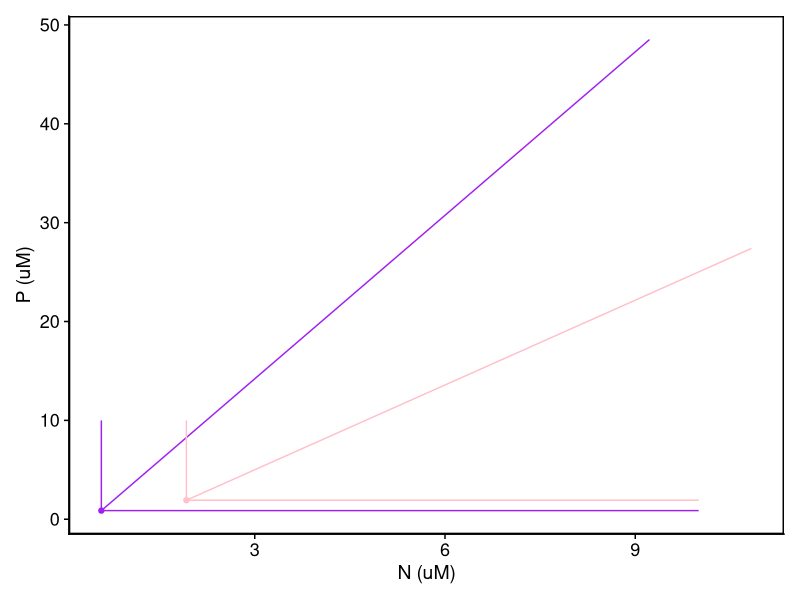
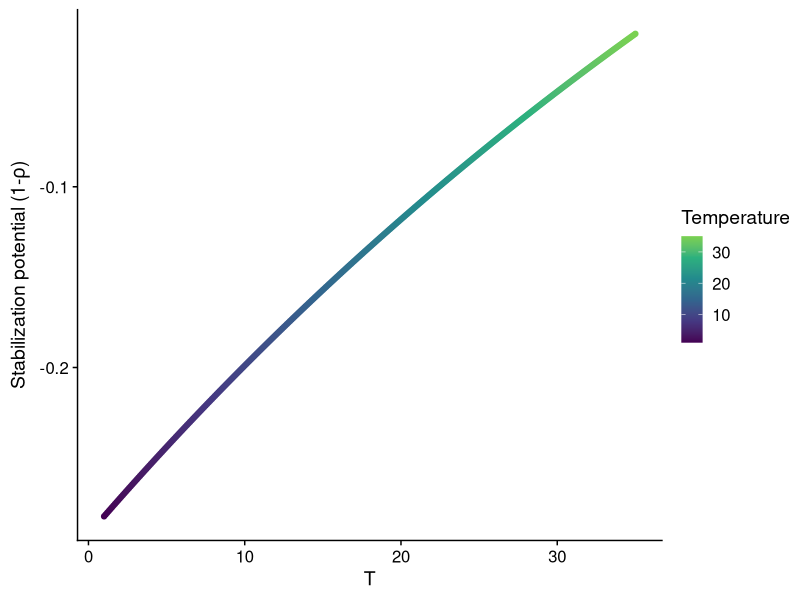
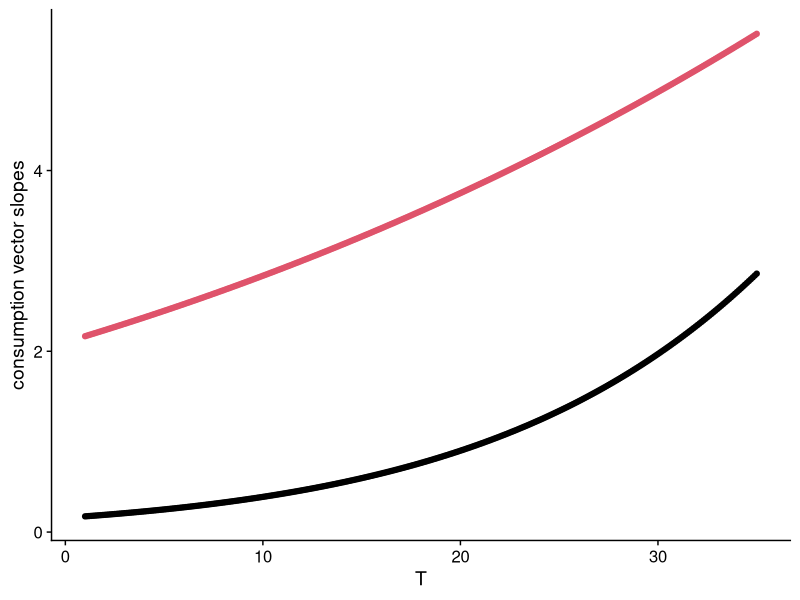
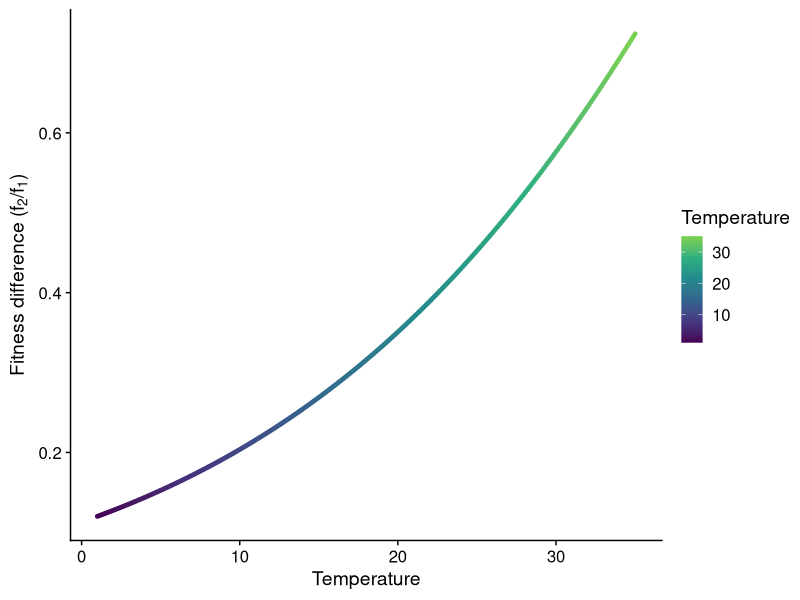
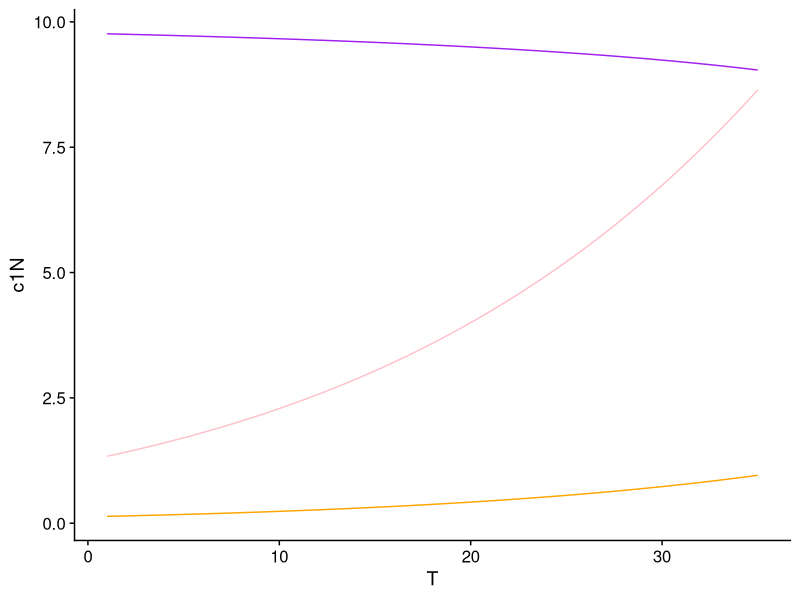

Reproduce these figures in R, in order. (Note: this script raises an error after producing the figures.)

library(tidyverse)
library(cowplot)
theme_set(theme_cowplot())
all_rstars <- read_csv("data/all-rstars.csv")

library(patchwork)

#### goal here is to find the alphas depending on what zone we are in

### We use Arrhenius function to model the temperature dependence
arrhenius_function <- function(Temp, E, b1, ref_temp = 20) {
	k<-8.62e-05 #Boltzmann's constant
	E <- E # 0.6 # activation energy (eV)
	T<-Temp+273.15 #range of temp in K
	Tc <- ref_temp+273.15 #reference temperature
	
	metabolism<-(b1*exp(1)^(E*(1/(k*Tc)-1/(k*T))))
	return(metabolism)
}

T <- 30

# temp_dependences_MacArthur <- function(T = 25, r_Ea = 0.6, c_Ea = 0.6, K_Ea = 0, v_Ea = 0.0, m_Ea = 0.2, ref_temp2 = 0)


# mutate(denom = a1N*a2P - 30) %>% ### this needs to get smaller
# 	mutate(numer = a1P*a2N + 30) %>% ### this needs to get bigger

# a1P <- c1P / (D * (SP - R1P))
# a1N <- c2P / (D * (SP - R1P)) ## this
# a2P <- c1N / (D * (SN - R2N))
# a2N <- c2N / (D * (SN - R2N))

# sqrt((a1P*a1N)/(a2N*a2P)) this needs to get smaller

T <- 10

find_alphas <- function(T, r1_Ea = 0, r2_Ea = 0, c_Ea_1P = 0.6, c_Ea_1N = 0.4, c_Ea_2P = 0.9, c_Ea_2N = 0.3, k_Ea = 0, m_Ea1 = 0.2, m_Ea2 = 0.2, ref_temp = 20){

	c1P_b <- 15
	c2P_b <- 4.5 ## slope for species 2 is  0.35
	c1N_b <- 4
	c2N_b <- 5 ### slope for species 1 is 0.63 (used to be 13)
	

	k1N_b <- 1
	k2N_b <- 2
	k1P_b <- 1.5
	k2P_b <- 2
	
	D <- 0.5
	
	SN <- 20
	SP <- 100

	
	r1_b <- 2
	r2_b <- 1.5

	m1_b <- 0.5
	m2_b <- 0.5
	
	c1P = arrhenius_function(Temp = T, E = c_Ea_1P, b1 = c1P_b)
	c1N = arrhenius_function(Temp = T, E = c_Ea_1N, b1 = c1N_b)
	c2P = arrhenius_function(Temp = T, E = c_Ea_2P, b1 = c2P_b)
	c2N = arrhenius_function(Temp = T, E = c_Ea_2N, b1 = c2N_b) ### cij = per capita consumption of comsumer i on resource j
	
	k1N = arrhenius_function(Temp = T, E = k_Ea, b1 = k1N_b)
	k2P = arrhenius_function(Temp = T, E = k_Ea, b1= k2P_b) #half saturation constant for N resource consumption
	k1P = arrhenius_function(Temp = T, E = k_Ea, b1 = k1P_b)
	k2N = arrhenius_function(Temp = T, E = k_Ea, b1= k2N_b)
	
	r1 = arrhenius_function(Temp = T, E = r1_Ea, b1 = r1_b)
	r2 = arrhenius_function(Temp = T, E = r2_Ea, b1= r2_b) #population growth rates
	m1 = arrhenius_function(Temp = T, E = m_Ea1, b1 = m1_b)
	m2 = arrhenius_function(Temp = T, E = m_Ea2, b1 = m2_b) # mortality rates
	
	R1N <- (m1 * k1N)/ (r1 - m1)
	R1P <- (m1 * k1P)/ (r1 - m1)
	R2P <- (m2 * k2P)/ (r2 - m2)
	R2N <- (m2 * k2N)/ (r2 - m2)
	
	cons_vec1_intercept <- max(R1P, R2P) -(c1P/c1N)*max(R1N, R2N)
	cons_vec2_intercept <- max(R1P, R2P) -(c2P/c2N)*max(R1N, R2N)
	supply_vec <- SP/SN
	
	cons_vec1_fun <- function(x){
		y <- (c1P/c1N)*x + cons_vec1_intercept
		return(y)
	}
	
	cons_vec2_fun <- function(x){
		y <- (c2P/c2N)*x + cons_vec2_intercept
		return(y)
	}
	
	supply_vec_fun <- function(x){
		y <- (SP/SN)*x
		return(y)
	}
	
	zone_middle <- cons_vec2_fun(SN) <= supply_vec_fun(SN) & supply_vec_fun(SN) <= cons_vec1_fun(SN) | cons_vec1_fun(SN) <= supply_vec_fun(SN) & supply_vec_fun(SN) <= cons_vec2_fun(SN)
	zone_bottom <- cons_vec2_fun(SN) >= supply_vec_fun(SN) & supply_vec_fun(SN) <= cons_vec1_fun(SN)
	zone_top <- cons_vec2_fun(SN) <= supply_vec_fun(SN) & supply_vec_fun(SN) >= cons_vec1_fun(SN)
	
	zones <- c("zone_middle", "zone_bottom", "zone_top")
	zone <- zones[c(zone_middle, zone_bottom, zone_top)]
	zone <- "zone_middle" ## P is resource 1, N is resource 2
	alphas <- function(zone) {
		if (zone == "zone_middle") {
			a1P <- c1P / (D * (SP - R1P))
			a1N <- c2P / (D * (SP - R1P))
			a2P <- c1N / (D * (SN - R2N))
			a2N <- c2N / (D * (SN - R2N))
		} else if (zone == "zone_top") {
			a1P <- c1N / (D * (SN - R1N))
			a1N <- c2N / (D * (SN - R1N))
			a2P <- c1N / (D * (SN - R2N))
			a2N <- c2N / (D * (SN - R2N))
		} else if (zone == "zone_bottom") {
			a1P <- c1P / (D * (SP - R1P))
			a1N <- c2P / (D * (SP - R1P))
			a2P <- c1P / (D * (SP - R2P))
			a2N <- c2P / (D * (SP - R2P))
		}
		alphas1 <- data.frame(a1P = a1P, a1N = a1N, a2P = a2P, a2N = a2N)
		return(alphas1)
	}
	
	alphas_calc <- alphas(zone)
	r_s <- data.frame(r1 = r1, r2 = r2)
	comps <- data.frame(D = D, zone = zone)
	
	
	
	rho <- sqrt((alphas_calc$a1P*alphas_calc$a2N)/(alphas_calc$a1P*alphas_calc$a2P)) #niche overlap
	stabil_potential <- 1 - rho #stabilizing potential
	fit_ratio <- sqrt((alphas_calc$a1P*alphas_calc$a1N)/(alphas_calc$a2N*alphas_calc$a2P)) #fitness ratio 
	coexist <- rho < fit_ratio &  fit_ratio < 1/rho
	
	
	rs <- data.frame(R1N = R1N, R1P = R1P, R2N = R2N, R2P= R2P,
			   K1 = (r1)/alphas_calc$a1P, K2 = (r2)/alphas_calc$a2N, T = T, m1 = m1, m2 = m2, c1P = c1P,
					 c1N = c1N,
			   c2P = c2P, c2N = c2N, stabil_potential = stabil_potential,
			   fit_ratio = fit_ratio, rho = rho, coexist = coexist,
				a1P = alphas_calc$a1P, a1N = alphas_calc$a1N,
				a2P = alphas_calc$a2P, a2N = alphas_calc$a2N)
	
	alphas_calc2 <- bind_cols(r_s, comps, rs)
	return(alphas_calc2)
}



#### ok let's draw the parameter values as a function of temperature




temps <- seq(1,35, by = 0.1)
results_1 <- temps %>% 
	map_df(find_alphas) %>% 
	mutate(vec_slope1 = c1P/c1N) %>% 
	mutate(vec_slope2 = c2P/c2N)


results_1 %>% 
	filter(T %in% c(35)) %>% 
	ggplot(aes(x = R1N, y = R1P)) + geom_point(color = "purple") +
	geom_segment(aes(x = R1N, y = R1P, xend = R1N + c1N, yend = R1P + c1P),
				 size = 0.5, linetype = 1, alpha = 1, color = "purple") +
	geom_segment(aes(x = R1N, y = R1P, xend = R1N, yend = 10),
				 size = 0.5, linetype = 1, alpha = 1, color = "purple") +
	geom_segment(aes(x = R1N, y = R1P, xend = 10, yend = R1P),
				 size = 0.5, linetype = 1, alpha = 1, color = "purple") +
	geom_point(aes(x = R2N, y = R2P), color = "pink") +
	geom_segment(aes(x = R2N, y = R2P, xend = R2N + c2N, yend = R2P + c2P),
				 size = 0.5, linetype = 1, alpha = 1, color = "pink") +
	geom_segment(aes(x = R2N, y = R2P, xend = R2N, yend = 10),
				 size = 0.5, linetype = 1, alpha = 1, color = "pink") +
	geom_segment(aes(x = R2N, y = R2P, xend = 10, yend = R2P),
				 size = 0.5, linetype = 1, alpha = 1, color = "pink") +
	ylab("P (uM)") + xlab("N (uM)") +
	coord_cartesian() +
	theme( 
		plot.margin = unit(c(0.8,0.8,0.8,0.8), "lines"),
		axis.text = element_text(size=13),
		axis.title=element_text(size=14)) +
	panel_border(colour = "black") 



results1 <- results_1 %>% 
	select(T, everything(), -zone) %>% 
	gather(key = parameter, value = value, 2:26)

results_1 %>% 
	mutate(one_rho = 1/rho) %>% 
	ggplot(aes(x = T, y = round(stabil_potential, digits = 10), color = T)) + geom_point() +
	ylab(expression(paste("Stabilization potential (1-", rho, ")"))) +
	scale_color_viridis_c("Temperature", end = 0.8) 

results_1 %>% 
	mutate(one_rho = 1/rho) %>% 
	ggplot(aes(x = T, y = vec_slope2, digits = 10), color = T) + geom_point() +
	geom_point(aes(x = T, y = vec_slope1), color = T) +
	ylab("consumption vector slopes") +
	scale_color_viridis_c("Temperature", end = 0.8) 

results_1 %>%
	rename(Temperature = T) %>% 
	# filter(coexist == "FALSE") %>% 
	ggplot(aes(x = Temperature, y = fit_ratio, color = Temperature)) + geom_point(size = 1) +
	ylab(expression(paste("Fitness difference (", f[2], "/", f[1], ")"))) + 
	scale_color_viridis_c("Temperature", end = 0.8) 



# check out what’s going on here ------------------------------------------
# rho <- sqrt((alphas_calc$a1N*alphas_calc$a2P)/(alphas_calc$a1P*alphas_calc$a2N)) #niche overlap
# stabil_potential <- 1 - rho #stabilizing potential
# fit_ratio <- sqrt((a1P*a1N)/(a2N*a2P)) #fitness ratio 
# coexist <- rho < fit_ratio &  fit_ratio < 1/rho
# a2P <- c1N / (D * (SN - R2N))
# a2N <- c2N / (D * (SN - R2N))


results_1 %>% 
	mutate(denom = (D * (20 - R2N))) %>%
	mutate(alpha2P = c1N / (D * (20 - R2N))) %>%
	# filter(abs(denom) > 0.5) %>% 
	ggplot() +
	# # geom_line(aes(x = T, y = a1P), color = "green") +
	# # geom_line(aes(x = T, y = a1N), color = "orange") +
	# geom_point(aes(x = T, y = a2P), color = "pink") +
	# geom_line(aes(x = T, y = R2N), color = "blue") +
	geom_line(aes(x = T, y = c1N), color = "pink") +
	geom_line(aes(x = T, y = alpha2P), color = "orange") +
	geom_line(aes(x = T, y = denom), color = "purple") 
# geom_point(aes(x = T, y = thing), color = "grey") +
# geom_line(aes(x = T, y = a2N), color = "blue") +
# geom_line(aes(x = T, y = R2N), color = "blue")

# R2N <- (m2 * k2N)/ (r2 - m2)


results1 <- results_1 %>% 
	mutate(r2_m2 = r2-m2) %>% 
	mutate(m2k2N = m2*k2N) %>% 
	mutate(r2n = (m2 * k2N)/ (r2 - m2)) %>% 
	mutate(fit_numer_a1Pxa1N = a1P*a1N) %>% 
	mutate(fit_denom_a2Nxa2P = a2N*a2P) %>% 
	select(T, everything(), -zone) %>% 
	gather(key = parameter, value = value, 2:31)

results1 %>% 
	# filter(parameter %in% c("r2_m2", "m2k2N")) %>% 
	filter(parameter %in% c("vec_slope1", "vec_slope2", "fit_ratio", "fit_numer_a1Pxa1N","fit_denom_a2Nxa2P", "a1P", "a1N", "a2P", "a2N", "R2N", "c1N", "m2", "k2N", "r2", "r2_m2", "k2N", "m2k2N", "c2N")) %>% 
	ggplot(aes(x = T, y = value, col = parameter)) +
	geom_line() +
	xlab("Temperature") +
	ylab(label = "Parameter value") + 
	geom_hline(yintercept = 0) +
	theme(legend.position = "bottom") +
	facet_wrap( ~ parameter, scales = "free")
ggsave("figures/tilman-parms-under.png", width = 12, height = 10)



results1 %>% 
	# filter(parameter %in% c("r2_m2", "m2k2N")) %>% 
	filter(parameter %in% c("fit_ratio")) %>% 
	ggplot(aes(x = T, y = value, col = parameter)) +
	geom_line() +
	xlab("Temperature") +
	ylab(label = "Parameter value") + 
	geom_hline(yintercept = 0) +
	theme(legend.position = "bottom") +
	geom_vline(xintercept = 33.9) +
	facet_wrap( ~ parameter, scales = "free", ncol = 1, nrow = 3)


results_wide <- results_1 %>% 
	mutate(r2_m2 = r2-m2) %>% 
	mutate(m2k2N = m2*k2N) %>% 
	mutate(r2n = (m2 * k2N)/ (r2 - m2)) %>% 
	mutate(fit_numer = a1P*a1N) %>% 
	mutate(fit_denom = a2N*a2P) %>% 
	mutate(fit_rat = fit_numer / fit_denom) 
	
ggplot() +
	geom_line(aes(x = T, y = fit_numer), data = results_wide, color = "pink") +
	geom_line(aes(x = T, y = fit_denom), data = results_wide, color = "blue") +
	geom_line(aes(x = T, y = fit_rat), data = results_wide, color = "green") 

ggplot() +
	geom_line(aes(x = T, y = fit_ratio), data = results_wide, color = "orange") +
	geom_vline(xintercept = 31.7)
	 
	



panel.a = 
	ggplot(filter(results1,  parameter %in% c("c1N", "c2N", "c1P", "c2P")), 
		   aes(x = T, y = value, col = parameter)) +
	geom_point() +
	xlab("Temperature") +
	ylab(label = "Parameter value") + 
	ggtitle("(a) c_Ea_1P = 0.6, c_Ea_1N = 0.4, c_Ea_2P =0.9, c_Ea_2N = 0.1") +
	theme(legend.position = "bottom")

panel.ab = 
	ggplot(filter(results1,  parameter %in% c("vec_slope1", "vec_slope2")), 
		   aes(x = T, y = value, col = parameter)) +
	geom_point() +
	xlab("Temperature") +
	ylab(label = "Parameter value") + 
	ggtitle("") +
	theme(legend.position = "bottom")



panel.b = 
	results_1 %>%
	ggplot(aes(x = T, y = stabil_potential, col = T)) +
	geom_point() +
	scale_color_viridis_c("Temperature", end = 0.8) +
	xlab("Temperature") +
	ylab(expression(paste("Stabilization potential (1-", rho, ")"))) +
	ggtitle("(b)") +
	theme(legend.position = "bottom")



panel.c = 
	results_1 %>%
	ggplot(aes(x = T, y = fit_ratio, col = T)) +
	geom_point() +
	scale_color_viridis_c("Temperature", end = 0.8) +
	xlab("Temperature") +
	ylab(expression(paste("Fitness difference (", f[2], "/", f[1], ")"))) + 
	ggtitle("(c)") +
	theme(legend.position = "bottom")



panel.d = 
results_1 %>%
	ggplot(aes(x = stabil_potential, y = fit_ratio, col = T)) +
	geom_point() +
	geom_ribbon(data = data.frame(x = seq(min(results_1$stabil_potential)*0.99, max(results_1$stabil_potential)*1.01, 0.001)),
				aes(x = x,
					y = NULL, 
					ymin = 1-x,
					ymax = 1/(1-x)),
				fill = "grey", color = "black", alpha = 0.3) +
	geom_hline(yintercept = 1, linetype=5) +
	scale_x_continuous(expand=c(0, 0)) + 
	scale_color_viridis_c("Temperature", end = 0.8) +
	xlab(expression(paste("Stabilization potential (1-", rho, ")"))) +
	ylab(expression(paste("Fitness difference (", f[2], "/", f[1], ")"))) + 
	ggtitle("(d)") +
	theme(legend.position = "bottom")





Plot1 = panel.a + panel.ab + panel.b + panel.c + panel.d + plot_layout(nrow=1)
Plot1
ggsave(file="figures/tilman-scenario-c1g.png", plot=Plot1, device = "png", width=20, height=4)
	


# scenario r --------------------------------------------------------------

arrhenius_function <- function(Temp, E, b1, ref_temp = 10) {
	k<-8.62e-05 #Boltzmann's constant
	E <- E # 0.6 # activation energy (eV)
	T<-Temp+273.15 #range of temp in K
	Tc <- ref_temp+273.15 #reference temperature
	
	metabolism<-(b1*exp(1)^(E*(1/(k*Tc)-1/(k*T))))
	return(metabolism)
}

find_alphas_r <- function(T, r1_Ea = 0.2, r2_Ea = 0.7, c_Ea_1P = 0, c_Ea_1N = 0, c_Ea_2P = 0, c_Ea_2N = 0, k_Ea = 0, m_Ea1 = 0.2, m_Ea2 = 0.2, ref_temp = 20){
	
	c1P_b <- 7
	c2P_b <- 4.5 ## slope for species 2 is 2.5, 
	c1N_b <- 11
	c2N_b <- 13
	
	
	k1N_b <- 1
	k2N_b <- 2
	k1P_b <- 1.5
	k2P_b <- 2
	
	D <- 0.5
	
	SN <- 20
	SP <- 10
	
	
	r1_b <- 2
	r2_b <- 1.5
	
	m1_b <- 0.5
	m2_b <- 0.5
	
	c1P = arrhenius_function(Temp = T, E = c_Ea_1P, b1 = c1P_b)
	c1N = arrhenius_function(Temp = T, E = c_Ea_1N, b1 = c1N_b)
	c2P = arrhenius_function(Temp = T, E = c_Ea_2P, b1 = c2P_b)
	c2N = arrhenius_function(Temp = T, E = c_Ea_2N, b1 = c2N_b) ### cij = per capita consumption of comsumer i on resource j
	
	k1N = arrhenius_function(Temp = T, E = k_Ea, b1 = k1N_b)
	k2P = arrhenius_function(Temp = T, E = k_Ea, b1= k2P_b) #half saturation constant for N resource consumption
	k1P = arrhenius_function(Temp = T, E = k_Ea, b1 = k1P_b)
	k2N = arrhenius_function(Temp = T, E = k_Ea, b1= k2N_b)
	
	r1 = arrhenius_function(Temp = T, E = r1_Ea, b1 = r1_b)
	r2 = arrhenius_function(Temp = T, E = r2_Ea, b1= r2_b) #population growth rates
	m1 = arrhenius_function(Temp = T, E = m_Ea1, b1 = m1_b)
	m2 = arrhenius_function(Temp = T, E = m_Ea2, b1 = m2_b) # mortality rates
	
	# R1N <- (m1 * k1N)/ (r1 - m1)
	R1P <- (m1 * k1P)/ (r1 - m1)
	# R2P <- (m2 * k2P)/ (r2 - m2)
	R2N <- (m2 * k2N)/ (r2 - m2)
	
	cons_vec1_intercept <- max(R1P, R2P) -(c1P/c1N)*max(R1N, R2N)
	cons_vec2_intercept <- max(R1P, R2P) -(c2P/c2N)*max(R1N, R2N)
	supply_vec <- SP/SN
	
	cons_vec1_fun <- function(x){
		y <- (c1P/c1N)*x + cons_vec1_intercept
		return(y)
	}
	
	cons_vec2_fun <- function(x){
		y <- (c2P/c2N)*x + cons_vec2_intercept
		return(y)
	}
	
	supply_vec_fun <- function(x){
		y <- (SP/SN)*x
		return(y)
	}
	
	zone_middle <- cons_vec2_fun(SN) <= supply_vec_fun(SN) & supply_vec_fun(SN) <= cons_vec1_fun(SN) | cons_vec1_fun(SN) <= supply_vec_fun(SN) & supply_vec_fun(SN) <= cons_vec2_fun(SN)
	zone_bottom <- cons_vec2_fun(SN) >= supply_vec_fun(SN) & supply_vec_fun(SN) <= cons_vec1_fun(SN)
	zone_top <- cons_vec2_fun(SN) <= supply_vec_fun(SN) & supply_vec_fun(SN) >= cons_vec1_fun(SN)
	
	zones <- c("zone_middle", "zone_bottom", "zone_top")
	zone <- zones[c(zone_middle, zone_bottom, zone_top)]
	zone <- "zone_middle"
	alphas <- function(zone) {
		if (zone == "zone_middle") {
			a1P <- c1P / (D * (SP - R1P))
			a1N <- c2P / (D * (SP - R1P))
			a2P <- c1N / (D * (SN - R2N))
			a2N <- c2N / (D * (SN - R2N))
		} else if (zone == "zone_top") {
			a1P <- c1N / (D * (SN - R1N))
			a1N <- c2N / (D * (SN - R1N))
			a2P <- c1N / (D * (SN - R2N))
			a2N <- c2N / (D * (SN - R2N))
		} else if (zone == "zone_bottom") {
			a1P <- c1P / (D * (SP - R1P))
			a1N <- c2P / (D * (SP - R1P))
			a2P <- c1P / (D * (SP - R2P))
			a2N <- c2P / (D * (SP - R2P))
		}
		alphas1 <- data.frame(a1P = a1P, a1N = a1N, a2P = a2P, a2N = a2N)
		return(alphas1)
	}
	
	alphas_calc <- alphas(zone)
	r_s <- data.frame(r1 = r1, r2 = r2)
	comps <- data.frame(D = D, zone = zone)
	
	
	
	rho <- sqrt((alphas_calc$a1N*alphas_calc$a2P)/(alphas_calc$a1P*alphas_calc$a2N)) #niche overlap
	stabil_potential <- 1 - rho #stabilizing potential
	fit_ratio <- sqrt((alphas_calc$a1P*alphas_calc$a1N)/(alphas_calc$a2N*alphas_calc$a2P)) #fitness ratio 
	coexist <- rho < fit_ratio &  fit_ratio < 1/rho
	
	
	rs <- data.frame(R1N = R1N, R1P = R1P, R2N = R2N, R2P= R2P, k2N = k2N, k1N = k1N, k2P = k2P, k1P = k1P,
					 K1 = (r1)/alphas_calc$a1P, K2 = (r2)/alphas_calc$a2N, T = T, m1 = m1, m2 = m2, c1P = c1P,
					 c1N = c1N,
					 c2P = c2P, c2N = c2N, stabil_potential = stabil_potential,
					 fit_ratio = fit_ratio, rho = rho, coexist = coexist,
					 a1P = alphas_calc$a1P, a1N = alphas_calc$a1N,
					 a2P = alphas_calc$a2P, a2N = alphas_calc$a2N)
	
	alphas_calc2 <- bind_cols(r_s, comps, rs)
	return(alphas_calc2)
}



#### ok let's draw the parameter values as a function of temperature




temps <- seq(1,35, by = 0.05)
results_1r <- temps %>% 
	map_df(find_alphas_r) 



results1r <- results_1r %>% 
	select(T, everything(), -zone) %>% 
	gather(key = parameter, value = value, 2:28)

results_1r %>% 
	mutate(one_rho = 1/rho) %>% 
	ggplot(aes(x = T, y = round(stabil_potential, digits = 10), color = T)) + geom_point() +
	ylab(expression(paste("Stabilization potential (1-", rho, ")"))) +
	scale_color_viridis_c("Temperature", end = 0.8) 

results_1r %>%
	rename(Temperature = T) %>% 
	# filter(coexist == "FALSE") %>% 
	ggplot(aes(x = Temperature, y = fit_ratio, color = Temperature)) + geom_point(size = 1) +
	ylab(expression(paste("Fitness difference (", f[2], "/", f[1], ")"))) + 
	scale_color_viridis_c("Temperature", end = 0.8) 

panel.a = 
	ggplot(filter(results1r,  parameter %in% c("r1", "r2")), 
		   aes(x = T, y = value, col = parameter)) +
	geom_point() +
	xlab("Temperature") +
	ylab(label = "Parameter value") + 
	ggtitle("(a)") +
	theme(legend.position = "bottom")





panel.b = 
	results_1r %>%
	ggplot(aes(x = T, y = stabil_potential, col = T)) +
	geom_point() +
	scale_color_viridis_c("Temperature", end = 0.8) +
	xlab("Temperature") +
	ylab(expression(paste("Stabilization potential (1-", rho, ")"))) + 
	ggtitle("(b)") +
	theme(legend.position = "bottom")



panel.c = 
	results_1r %>%
	ggplot(aes(x = T, y = fit_ratio, col = T)) +
	geom_point() +
	scale_color_viridis_c("Temperature", end = 0.8) +
	xlab("Temperature") +
	ylab(expression(paste("Fitness difference (", f[2], "/", f[1], ")"))) + 
	ggtitle("(c)") +
	theme(legend.position = "bottom")




panel.d = 
	results_1r %>%
	ggplot(aes(x = stabil_potential, y = fit_ratio, col = T)) +
	geom_point() +
	geom_ribbon(data = data.frame(x = seq(min(results_1r$stabil_potential)*0.99, max(results_1r$stabil_potential)*1.01, 0.001)),
				aes(x = x,
					y = NULL, 
					ymin = 1-x,
					ymax = 1/(1-x)),
				fill = "grey", color = "black", alpha = 0.3) +
	geom_hline(yintercept = 1, linetype=5) +
	scale_x_continuous(expand=c(0, 0)) + 
	scale_color_viridis_c("Temperature", end = 0.8) +
	xlab(expression(paste("Stabilization potential (1-", rho, ")"))) +
	ylab(expression(paste("Fitness difference (", f[2], "/", f[1], ")"))) + 
	ggtitle("(d)") +
	theme(legend.position = "bottom")





Plot1 = panel.a + panel.b + panel.c + panel.d + plot_layout(nrow=1)
ggsave(file="figures/tilman-scenario-r-0.2-0.7.png", plot=Plot1, device = "png", width=14, height=4)



	geom_line(aes(x = T, y = rho), color = "pink") +
	geom_line(aes(x = T, y = 1/rho), color = "blue")
results_1 %>% 
	ggplot(aes(x = stabil_potential, y = fit_ratio, color = T)) + geom_point()

results1 %>%
	filter(grepl("m", parameter)) %>% 
	ggplot(aes(x = T, y = value, color = parameter)) + geom_point(size = 1) 

results_1 %>% 
	ggplot(aes(x = T, y = R1P)) + geom_line(color = "green") +
	geom_line(aes(x = T, y = R2N), color = "orange")


#these are weird
# a2P <- c1N / (D * (SN - R2N))
# a2N <- c2N / (D * (SN - R2N))


results_1r %>% 
	mutate(denom = (D * (20 - R2N))) %>%
	mutate(thing = c1N / (D * (20 - R2N))) %>%
	# filter(abs(denom) > 0.5) %>% 
	ggplot() +
	# # geom_line(aes(x = T, y = a1P), color = "green") +
	# # geom_line(aes(x = T, y = a1N), color = "orange") +
	# geom_point(aes(x = T, y = a2P), color = "pink") +
	# geom_line(aes(x = T, y = R2N), color = "blue") +
	geom_line(aes(x = T, y = c1N), color = "pink") +
	geom_point(aes(x = T, y = denom), color = "purple") 
	# geom_point(aes(x = T, y = thing), color = "grey") +
	# geom_line(aes(x = T, y = a2N), color = "blue") +
	# geom_line(aes(x = T, y = R2N), color = "blue")

# R2N <- (m2 * k2N)/ (r2 - m2)


results1r <- results_1r %>% 
	mutate(r2_m2 = r2-m2) %>% 
	mutate(m2k2N = m2*k2N) %>% 
	mutate(r2n = (m2 * k2N)/ (r2 - m2)) %>% 
	select(T, everything(), -zone) %>% 
	gather(key = parameter, value = value, 2:31)

	results1r %>%
		# filter(parameter %in% c("r2_m2", "m2k2N")) %>% 
	filter(parameter %in% c("a1P", "a1N", "a2P", "a2N", "R2N", "c1N", "m2", "k2N", "r2", "r2_m2", "k2N", "m2k2N", "r2n")) %>% 
		ggplot(aes(x = T, y = value, col = parameter)) +
	geom_line() +
	xlab("Temperature") +
	ylab(label = "Parameter value") + 
		geom_hline(yintercept = 0) +
	theme(legend.position = "bottom") +
	facet_wrap( ~ parameter, scales = "free")
	


results_1 %>% 
	gather(key = parameter, value = value, 14:17) %>% 
	ggplot(aes(x = T, y = value, group = parameter, color = parameter)) + geom_line(size = 1.5) 

results_1 %>% 
	ggplot(aes(y = fit_ratio, x = round(stabil_potential, digits = 2))) + geom_point() +
	ylab("Fitness difference")

# sqrt((alphas_calc$a1N*alphas_calc$a2P)/(alphas_calc$a1P*alphas_calc$a2N))

results_1 %>% 
	mutate(rho2 = sqrt((a1N*a2P)/(a1P*a2N))) %>%
	mutate(denom = a1N*a2P - 30) %>% ### this needs to get smaller
	mutate(numer = a1P*a2N + 30) %>% ### this needs to get bigger
	mutate(thinger = denom/numer) %>% 
	mutate(sthing = sqrt(thinger)) %>% 
	mutate(stab = 1 - sthing) %>% View
	ggplot(aes(x = T, y = stab)) + geom_line()

### Explore different temperature dependences
results_tilman <- data.frame()
for(i in 1:6){
	for(j in 1:6){
		r_Ea <- 0.3
		c_Ea <- 0.1*(i-1)
		m_Ea <- 0.1*(j-1)
		# hold <- temp_dependences_MacArthur(T = seq(0, 35, by = 0.1), r_Ea = r_Ea , c_Ea = c_Ea, m_Ea = m_Ea, ref_temp2 = 1)
		hold <- find_alphas(T = seq(30, 30, by = 0.1), r_Ea = r_Ea , c_Ea = c_Ea, m_Ea = m_Ea, ref_temp = 1)
		hold$r_Ea <- r_Ea
		hold$c_Ea <- c_Ea
		hold$m_Ea <- m_Ea
		results_tilman <- bind_rows(results_tilman, hold)
	}
}

temps <- seq(1,30, by = 0.1)

hold <- find_alphas(T = T, r_Ea = r_Ea , c_Ea = c_Ea, m_Ea = m_Ea, ref_temp = 1)




results <- data.frame()
for(i in 1:350){
	for(j in 1:6){
		for(z in 1:6){
		r_Ea <- 0.3
	 	c_Ea <- 0.1*(z-1)
		# c_Ea <- 0.5
		m_Ea <- 0.1*(j-1)
		T <- 0.1*(i-1)
		hold <- find_alphas(T = T, r_Ea = r_Ea , c_Ea = c_Ea, m_Ea = m_Ea, ref_temp = 0)
		# hold <- find_alphas(T = seq(0, 35, by = 0.1), r_Ea = r_Ea , c_Ea = c_Ea, m_Ea = m_Ea, ref_temp = 1)
		hold$r_Ea <- r_Ea
		hold$c_Ea <- c_Ea
		hold$m_Ea <- m_Ea
		results <- bind_rows(results, hold)
	}}}


unique(results$rho)
length(unique(results$a1P))
max(results$fit_ratio)
min(results$fit_ratio)

results %>% 
	# filter(fit_ratio < 2) %>% 
	# filter(T %in% c(0, 10, 20, 30, 40)) %>% 
	ggplot(aes(x = R1N, y = R1P, color = T)) + geom_point() +
	geom_segment(aes(x = R1N, y = R1P, xend = R1N + c1N/20, yend = R1P + c1P/20, color = T),
				 size = 0.5, linetype = 1, alpha = 1) +
	geom_segment(aes(x = R1N, y = R1P, xend = R1N, yend = 0.2, color = T),
				 size = 0.5, linetype = 1, alpha = 1) +
	geom_segment(aes(x = R1N, y = R1P, xend = 5, yend = R1P, color = T),
				 size = 0.5, linetype = 1, alpha = 1) +
	ylab("P (uM)") + xlab("N (uM)") +
	scale_colour_viridis_c() +
	facet_grid(c_Ea ~ m_Ea, scales = "free") +
	coord_cartesian() +
	# xlim(0, 0.15) + ylim(0, 0.15) +
	theme( 
		plot.margin = unit(c(0.8,0.8,0.8,0.8), "lines"),
		axis.text = element_text(size=13),
		axis.title=element_text(size=14)) +
	panel_border(colour = "black") 
ggsave("figures/essential-resources-tilman-plots.png", width = 14, height = 8)


x <- seq(0.5,1.5,length = 100)
lines.df <- data.frame(x = x, y = 1/(x), y2 = x)

results %>% 
	# filter(fit_ratio < 2) %>% 
ggplot(aes(x = stabil_potential, y = fit_ratio, color = T, shape = coexist))+
	geom_hline(yintercept = 1, color = "grey", linetype = 2)+
	geom_vline(xintercept = 0, color = "grey", linetype = 2)+
	geom_line(data = lines.df, aes(x = 1-x, y = y, color = NULL, shape = NULL))+
	geom_line(data = lines.df, aes(x = 1-x, y = y2, color = NULL, shape = NULL))+
	geom_point()+
	facet_grid(c_Ea ~ m_Ea, scales = "free") +
	scale_color_viridis_c(option = "magma", end = 0.8)+
	scale_shape_manual(values = c(0,19)) +
	ylab("Fitness ratio") + xlab("Niche differences") 
ggsave("figures/essential-resources-chesson-plots-one.png", width = 14, height = 8)


results %>% 
	ggplot(aes(x = T, y = fit_ratio)) + geom_point()

unique(results$c_Ea)
results %>% 
	dplyr::filter(m_Ea == "0") %>% 
	dplyr::filter(c_Ea == "0.1") %>% 
	ggplot(aes(x = T, y = stabil_potential)) + geom_line() +
	geom_hline(yintercept = 0) +
	ylab("Niche difference")

unique(results$c_Ea)
results %>% 
	# dplyr::filter(m_Ea == "0") %>% 
	# dplyr::filter(c_Ea == "0") %>% 
	ggplot(aes(x = T, y = fit_ratio)) + geom_line(color = "blue") +
	geom_hline(yintercept = 0) +
	ylab("Fitness ratio") +
	facet_grid(c_Ea ~ m_Ea) + xlab("Temperature (°C)")
ggsave("figures/fitness-ratio-temperature-two.png", width = 14, height = 12)

results %>% 
	# dplyr::filter(m_Ea == "0") %>% 
	# dplyr::filter(c_Ea == "0") %>% 
	ggplot(aes(x = T, y = stabil_potential)) + geom_line(color = "blue") +
	geom_hline(yintercept = 0) +
	ylab("Niche difference") +
	facet_grid(c_Ea ~ m_Ea) + xlab("Temperature (°C)")
ggsave("figures/niche-difference-temperature-two.png", width = 14, height = 12)

results %>% 
	# filter(r1 > 0) %>%
	ggplot(aes(x = T, y = R2N, group = m_Ea, color = m_Ea))+
	geom_line()+
	scale_color_viridis_c(end = 0.8)+
	facet_grid(c_Ea ~ m_Ea, scales = "free") +
	ylab(label = "N* (species 2)") + xlab("Temperature (°C)")

results %>% 
	# filter(r1 > 0) %>%
	ggplot(aes(x = T, y = R2P, group = m_Ea, color = m_Ea))+
	geom_line()+
	scale_color_viridis_c(end = 0.8)+
	facet_grid(c_Ea ~ m_Ea, scales = "free") +
	ylab(label = "P* (species 1)") + xlab("Temperature (°C)")
ggsave("figures/essential-resources-P-star-plots.png", width = 14, height = 8)
